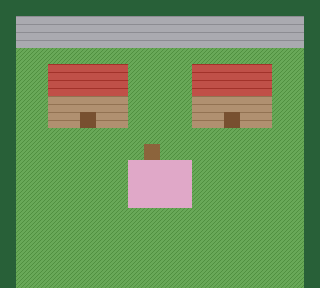

Rendered tile map (Tiled .tmx) drawn with the repository's tilesets; below, a short description and the full map source, tile grids included:
An orthogonal 20x18 tile map with 16x16 px tiles, 1 tile layer (ground) and 4 objects (2x npc, spawn, sign).

<map version="1.10" orientation="orthogonal" renderorder="right-down" width="20" height="18" tilewidth="16" tileheight="16" infinite="0" nextobjectid="5">
 <properties><property name="connect_south" value="route_01" /><property name="offset_south" type="int" value="0" /><property name="border" type="int" value="5" /><property name="music" value="town" /></properties>
 <tileset firstgid="1" source="../tiles.tsx" />
 <layer id="1" name="ground" width="20" height="18">
  <data encoding="csv">
5,5,5,5,5,5,5,5,5,5,5,5,5,5,5,5,5,5,5,5,
5,16,16,16,16,16,16,16,16,16,16,16,16,16,16,16,16,16,16,5,
5,16,16,16,16,16,16,16,16,16,16,16,16,16,16,16,16,16,16,5,
5,1,1,1,1,1,1,1,1,1,1,1,1,1,1,1,1,1,1,5,
5,1,1,7,7,7,7,7,1,1,1,1,7,7,7,7,7,1,1,5,
5,1,1,7,7,7,7,7,1,1,1,1,7,7,7,7,7,1,1,5,
5,1,1,6,6,6,6,6,1,1,1,1,6,6,6,6,6,1,1,5,
5,1,1,6,6,8,6,6,1,1,1,1,6,6,8,6,6,1,1,5,
5,1,1,1,1,1,1,1,1,1,1,1,1,1,1,1,1,1,1,5,
5,1,1,1,1,1,1,1,1,9,1,1,1,1,1,1,1,1,1,5,
5,1,1,1,1,1,1,1,12,12,12,12,1,1,1,1,1,1,1,5,
5,1,1,1,1,1,1,1,12,12,12,12,1,1,1,1,1,1,1,5,
5,1,1,1,1,1,1,1,12,12,12,12,1,1,1,1,1,1,1,5,
5,1,1,1,1,1,1,1,1,1,1,1,1,1,1,1,1,1,1,5,
5,1,1,1,1,1,1,1,1,1,1,1,1,1,1,1,1,1,1,5,
5,1,1,1,1,1,1,1,1,1,1,1,1,1,1,1,1,1,1,5,
5,1,1,1,1,1,1,1,1,1,1,1,1,1,1,1,1,1,1,5,
5,1,1,1,1,1,1,1,1,1,1,1,1,1,1,1,1,1,1,5
</data>
 </layer>
 <objectgroup id="2" name="objects">
  <object id="1" name="spawn" x="160" y="224" width="16" height="16"><properties /></object>
  <object id="2" name="npc" x="80" y="128" width="16" height="16"><properties><property name="display" value="Nurse Joy" /><property name="facing" value="down" /><property name="script" value="heal_viridian" /></properties></object>
  <object id="3" name="npc" x="224" y="128" width="16" height="16"><properties><property name="display" value="Mart Clerk" /><property name="facing" value="down" /><property name="script" value="mart_viridian" /></properties></object>
  <object id="4" name="sign" x="144" y="144" width="16" height="16"><properties><property name="dialog" value="VIRIDIAN CITY - The Eternally Green Paradise." /></properties></object>
 </objectgroup>
</map>
